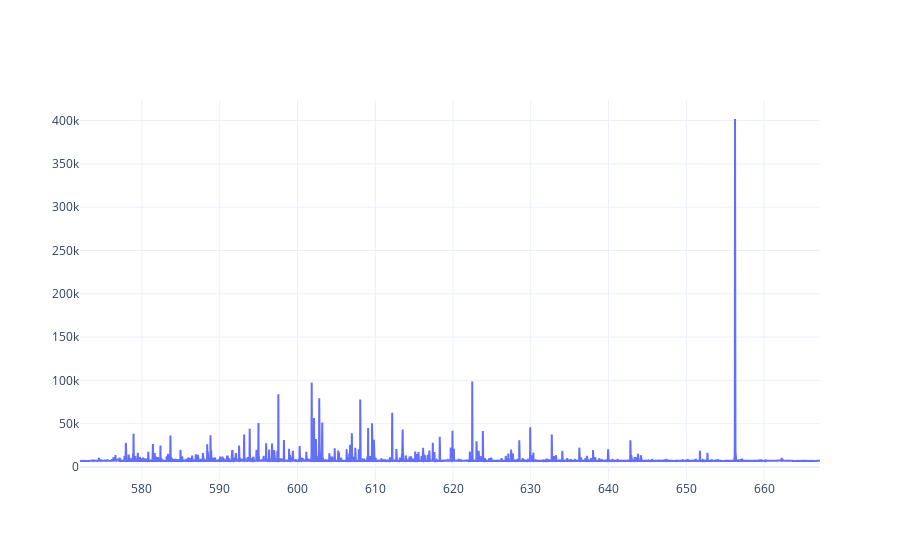

Write notebook code for a chart like this one.
### Code cell
x = h2.wavelength
y = h2.spectra[0]

pg_data = [go.Scatter(x=x,y=y,name = 'a')]
fig = go.Figure(data=pg_data)
fig.update_layout(template='plotly_white')
fig.show()

### Figure 1 — Plotly figure (JSON) as saved in the notebook; plotly's stock layout.template omitted (floating-point values rounded to 4 significant figures; data arrays with more than 128 entries replaced by an {"elided": "..."} marker saying what was removed)
{"data": [{"name": "a", "type": "scatter", "x": {"elided": "29952 float values"}, "y": {"elided": "29952 int values"}}], "layout": {}}
